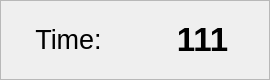
<?xml version="1.0" encoding="UTF-8"?>
<ui version="4.0">
 <class>Clock_widget</class>
 <widget class="QWidget" name="Clock_widget">
  <property name="windowModality">
   <enum>Qt::WindowModality::NonModal</enum>
  </property>
  <property name="geometry">
   <rect>
    <x>0</x>
    <y>0</y>
    <width>270</width>
    <height>80</height>
   </rect>
  </property>
  <property name="sizePolicy">
   <sizepolicy hsizetype="Fixed" vsizetype="Fixed">
    <horstretch>0</horstretch>
    <verstretch>0</verstretch>
   </sizepolicy>
  </property>
  <property name="minimumSize">
   <size>
    <width>270</width>
    <height>80</height>
   </size>
  </property>
  <property name="maximumSize">
   <size>
    <width>270</width>
    <height>80</height>
   </size>
  </property>
  <property name="baseSize">
   <size>
    <width>0</width>
    <height>0</height>
   </size>
  </property>
  <property name="font">
   <font>
    <pointsize>15</pointsize>
   </font>
  </property>
  <property name="contextMenuPolicy">
   <enum>Qt::ContextMenuPolicy::NoContextMenu</enum>
  </property>
  <property name="acceptDrops">
   <bool>true</bool>
  </property>
  <property name="windowTitle">
   <string notr="true"/>
  </property>
  <property name="windowOpacity">
   <double>1.000000000000000</double>
  </property>
  <property name="layoutDirection">
   <enum>Qt::LayoutDirection::RightToLeft</enum>
  </property>
  <widget class="QFrame" name="Clock_frame">
   <property name="geometry">
    <rect>
     <x>0</x>
     <y>0</y>
     <width>270</width>
     <height>80</height>
    </rect>
   </property>
   <property name="sizePolicy">
    <sizepolicy hsizetype="Preferred" vsizetype="Preferred">
     <horstretch>0</horstretch>
     <verstretch>0</verstretch>
    </sizepolicy>
   </property>
   <property name="minimumSize">
    <size>
     <width>270</width>
     <height>80</height>
    </size>
   </property>
   <property name="maximumSize">
    <size>
     <width>270</width>
     <height>80</height>
    </size>
   </property>
   <property name="font">
    <font>
     <pointsize>15</pointsize>
    </font>
   </property>
   <property name="layoutDirection">
    <enum>Qt::LayoutDirection::LeftToRight</enum>
   </property>
   <property name="inputMethodHints">
    <set>Qt::InputMethodHint::ImhTime</set>
   </property>
   <property name="frameShape">
    <enum>QFrame::Shape::StyledPanel</enum>
   </property>
   <property name="frameShadow">
    <enum>QFrame::Shadow::Plain</enum>
   </property>
   <layout class="QHBoxLayout" name="horizontalLayout">
    <property name="spacing">
     <number>10</number>
    </property>
    <property name="leftMargin">
     <number>5</number>
    </property>
    <property name="topMargin">
     <number>5</number>
    </property>
    <property name="rightMargin">
     <number>5</number>
    </property>
    <property name="bottomMargin">
     <number>5</number>
    </property>
    <item>
     <widget class="QLabel" name="Clock_iconLabel">
      <property name="enabled">
       <bool>true</bool>
      </property>
      <property name="minimumSize">
       <size>
        <width>125</width>
        <height>65</height>
       </size>
      </property>
      <property name="maximumSize">
       <size>
        <width>125</width>
        <height>65</height>
       </size>
      </property>
      <property name="font">
       <font>
        <pointsize>20</pointsize>
       </font>
      </property>
      <property name="text">
       <string>Time:</string>
      </property>
      <property name="scaledContents">
       <bool>true</bool>
      </property>
      <property name="alignment">
       <set>Qt::AlignmentFlag::AlignCenter</set>
      </property>
      <property name="wordWrap">
       <bool>true</bool>
      </property>
     </widget>
    </item>
    <item>
     <widget class="QLabel" name="Clock_timeLabel">
      <property name="enabled">
       <bool>true</bool>
      </property>
      <property name="sizePolicy">
       <sizepolicy hsizetype="Preferred" vsizetype="Preferred">
        <horstretch>0</horstretch>
        <verstretch>0</verstretch>
       </sizepolicy>
      </property>
      <property name="minimumSize">
       <size>
        <width>125</width>
        <height>65</height>
       </size>
      </property>
      <property name="maximumSize">
       <size>
        <width>125</width>
        <height>65</height>
       </size>
      </property>
      <property name="font">
       <font>
        <family>Arial</family>
        <pointsize>25</pointsize>
        <italic>false</italic>
        <bold>true</bold>
        <underline>false</underline>
       </font>
      </property>
      <property name="layoutDirection">
       <enum>Qt::LayoutDirection::LeftToRight</enum>
      </property>
      <property name="frameShape">
       <enum>QFrame::Shape::NoFrame</enum>
      </property>
      <property name="lineWidth">
       <number>1</number>
      </property>
      <property name="midLineWidth">
       <number>0</number>
      </property>
      <property name="text">
       <string>111</string>
      </property>
      <property name="textFormat">
       <enum>Qt::TextFormat::PlainText</enum>
      </property>
      <property name="scaledContents">
       <bool>true</bool>
      </property>
      <property name="alignment">
       <set>Qt::AlignmentFlag::AlignCenter</set>
      </property>
      <property name="wordWrap">
       <bool>true</bool>
      </property>
     </widget>
    </item>
   </layout>
  </widget>
 </widget>
 <resources/>
 <connections/>
</ui>
